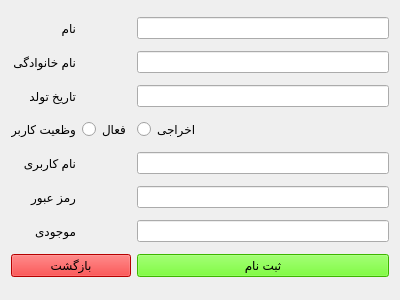
<?xml version="1.0" encoding="UTF-8"?>
<ui version="4.0">
 <class>userregister</class>
 <widget class="QWidget" name="userregister">
  <property name="geometry">
   <rect>
    <x>0</x>
    <y>0</y>
    <width>400</width>
    <height>300</height>
   </rect>
  </property>
  <property name="windowTitle">
   <string>Form</string>
  </property>
  <layout class="QGridLayout" name="gridLayout">
   <item row="1" column="2">
    <widget class="QLineEdit" name="lineEdit_2"/>
   </item>
   <item row="4" column="0">
    <widget class="QLabel" name="label_5">
     <property name="text">
      <string>نام کاربری</string>
     </property>
    </widget>
   </item>
   <item row="6" column="0">
    <widget class="QLabel" name="label_7">
     <property name="text">
      <string>موجودی</string>
     </property>
    </widget>
   </item>
   <item row="5" column="0">
    <widget class="QLabel" name="label_6">
     <property name="text">
      <string>رمز عبور</string>
     </property>
    </widget>
   </item>
   <item row="3" column="2">
    <widget class="QRadioButton" name="radioButton_2">
     <property name="text">
      <string>اخراجی</string>
     </property>
    </widget>
   </item>
   <item row="2" column="0">
    <widget class="QLabel" name="label_3">
     <property name="text">
      <string>تاریخ تولد</string>
     </property>
    </widget>
   </item>
   <item row="0" column="2">
    <widget class="QLineEdit" name="lineEdit_1"/>
   </item>
   <item row="1" column="0">
    <widget class="QLabel" name="label_2">
     <property name="text">
      <string>نام خانوادگی</string>
     </property>
    </widget>
   </item>
   <item row="2" column="2">
    <widget class="QLineEdit" name="lineEdit_3"/>
   </item>
   <item row="3" column="0">
    <widget class="QLabel" name="label_4">
     <property name="text">
      <string>وظعیت کاربر</string>
     </property>
    </widget>
   </item>
   <item row="3" column="1">
    <widget class="QRadioButton" name="radioButton_1">
     <property name="text">
      <string>فعال</string>
     </property>
    </widget>
   </item>
   <item row="6" column="2">
    <widget class="QLineEdit" name="lineEdit_6"/>
   </item>
   <item row="4" column="2">
    <widget class="QLineEdit" name="lineEdit_4"/>
   </item>
   <item row="5" column="2">
    <widget class="QLineEdit" name="lineEdit_5"/>
   </item>
   <item row="0" column="0">
    <widget class="QLabel" name="label_1">
     <property name="text">
      <string>نام</string>
     </property>
    </widget>
   </item>
   <item row="7" column="2">
    <widget class="QPushButton" name="pushButton_1">
     <property name="styleSheet">
      <string notr="true">background-color: rgb(85, 255, 0);
font: 12pt &quot;MS Shell Dlg 2&quot;;</string>
     </property>
     <property name="text">
      <string>ثبت نام</string>
     </property>
    </widget>
   </item>
   <item row="7" column="0" colspan="2">
    <widget class="QPushButton" name="pushButton_2">
     <property name="styleSheet">
      <string notr="true">background-color: rgb(255, 0, 0);</string>
     </property>
     <property name="text">
      <string>بازگشت</string>
     </property>
    </widget>
   </item>
  </layout>
 </widget>
 <resources/>
 <connections/>
</ui>
